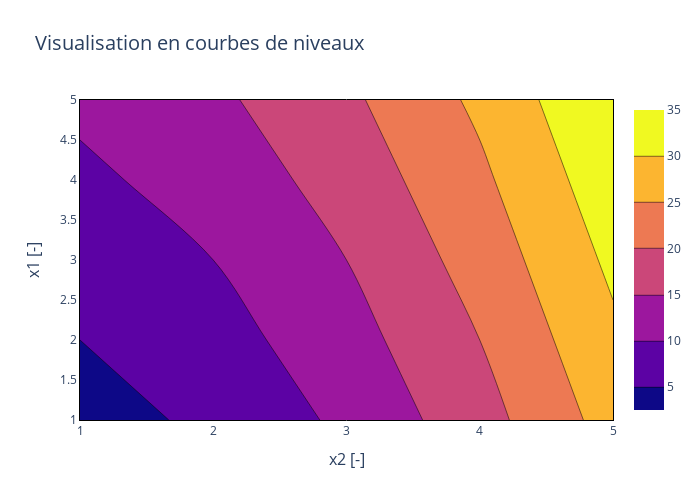

Notebook cell for this chart:
### Code cell
# VISUALISATION
fig = go.Figure(data = go.Contour(x=x_vecteur, y=y_vecteur, z=z_matrice))

fig.update_layout(dict(title=dict(text="Visualisation en courbes de niveaux",
                                  font_size=20),

                       xaxis=dict(title="x2 [-]",
                                  titlefont_size=16,
                                  linecolor="black",
                                  showline=True,
                                  mirror=True,
                                  linewidth=1,
                                  gridcolor='darkgray',
                                  gridwidth=1,
                                  zeroline=False
                                 ),

                       yaxis=dict(title="x1 [-]",
                                  titlefont_size=16,
                                  linecolor="black",
                                  showline=True,
                                  mirror=True,
                                  linewidth=1,
                                  gridcolor='darkgray',
                                  gridwidth=1,
                                  zeroline=False
                                  ),

                       coloraxis=dict(colorbar_title_text="x3"),

                       width=700,
                       height=500,
))

fig.show()

### Figure 1 — Plotly figure (JSON) as saved in the notebook; plotly's stock layout.template omitted (floating-point values rounded to 4 significant figures)
{"data": [{"type": "contour", "x": [1, 2, 3, 4, 5], "y": [1, 2, 3, 4, 5], "z": [[3, 6, 11, 18, 27], [5, 8, 13, 20, 29], [7, 10, 15, 22, 31], [9, 12, 17, 24, 33], [11, 14, 19, 26, 35]]}], "layout": {"coloraxis": {"colorbar": {"title": {"text": "x3"}}}, "height": 500, "title": {"font": {"size": 20}, "text": "Visualisation en courbes de niveaux"}, "width": 700, "xaxis": {"gridcolor": "darkgray", "gridwidth": 1, "linecolor": "black", "linewidth": 1, "mirror": true, "showline": true, "title": {"font": {"size": 16}, "text": "x2 [-]"}, "zeroline": false}, "yaxis": {"gridcolor": "darkgray", "gridwidth": 1, "linecolor": "black", "linewidth": 1, "mirror": true, "showline": true, "title": {"font": {"size": 16}, "text": "x1 [-]"}, "zeroline": false}}}
